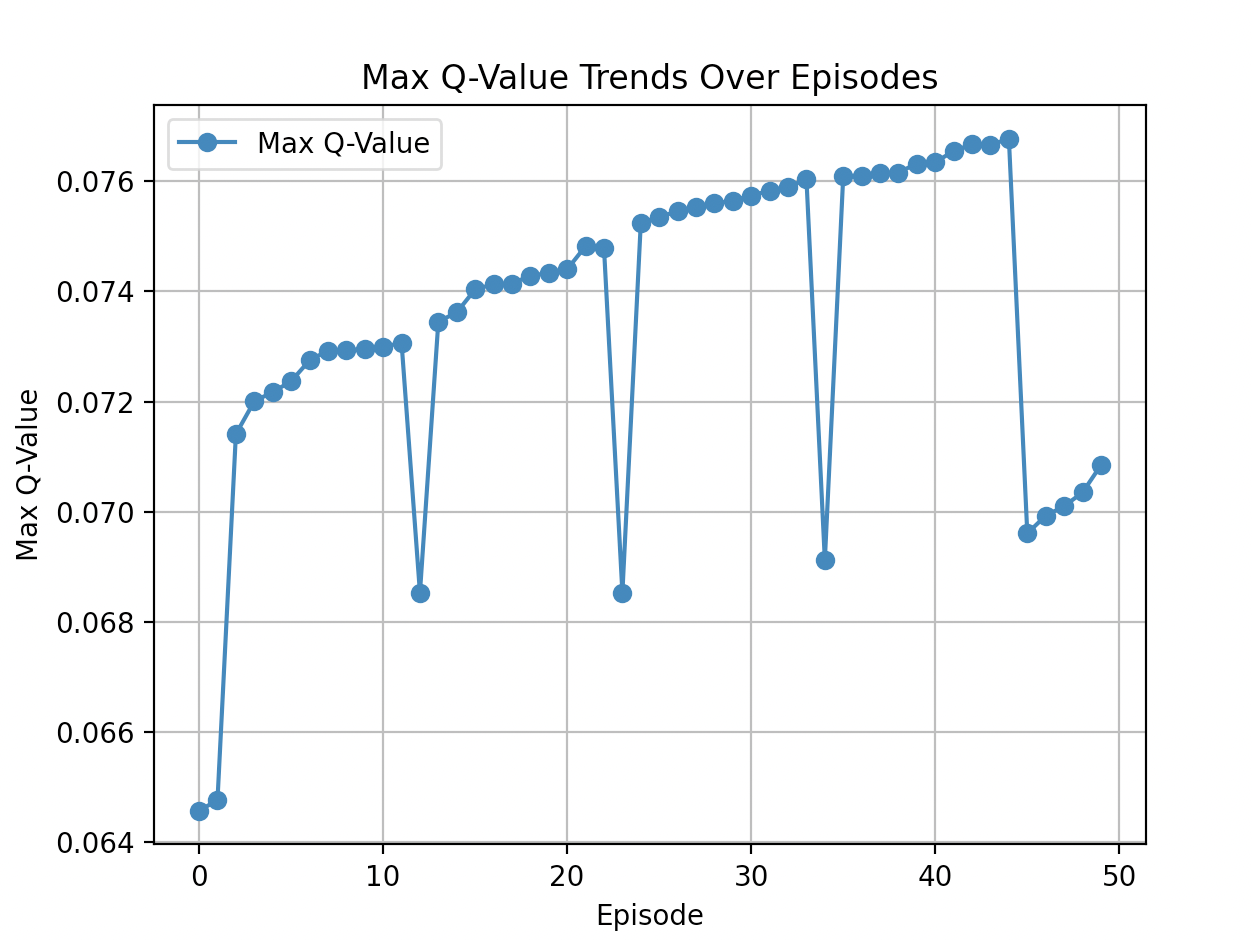

Write the Python code that produced this figure.
import os
import pickle
import numpy as np
import matplotlib.pyplot as plt

def plot_max_q_values(pickle_dir):
    pickle_files = sorted([f for f in os.listdir(pickle_dir) if f.startswith("q_table_episode_") and f.endswith(".pkl")])
    q_values_max = []

    for pickle_file in pickle_files:
        pickle_path = os.path.join(pickle_dir, pickle_file)
        with open(pickle_path, "rb") as f:
            q_table = pickle.load(f)
            q_values = []
            for v in q_table.values():
                v = np.array(v)
                q_values.append(v.flatten() if v.ndim > 1 else v)
            q_values = np.concatenate(q_values)
            q_values_max.append(np.max(q_values))

    plt.plot(range(len(q_values_max)), q_values_max, marker="o", label="Max Q-Value")
    plt.xlabel("Episode")
    plt.ylabel("Max Q-Value")
    plt.title("Max Q-Value Trends Over Episodes")
    plt.legend()
    plt.grid()
    plt.show()

# Example Usage
if __name__ == "__main__":
    pickle_dir = ".."
    plot_max_q_values(pickle_dir)
